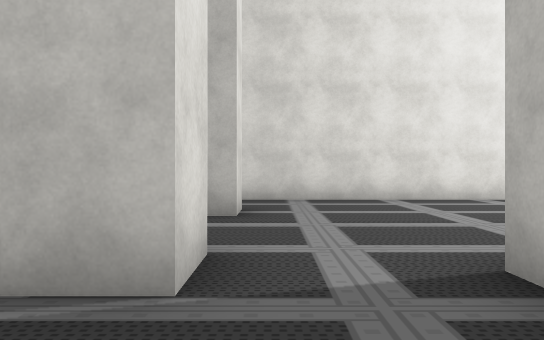
[1] (above)

21 first-person views from a walk through a 3-D level made in the Unity game engine. The camera is 1.3 m above the floor, looks level and sees 70° across. The floor is counted in squares, 2 m on a side. Each view is taken from the middle of a square. On the plan, view 1 faces up. The plan holds only what a view shows up to about 11 squares ahead; the rest is blank. The place goes on beyond the plan. The player character is not drawn. Some surface patterns are stand-ins.

[2]
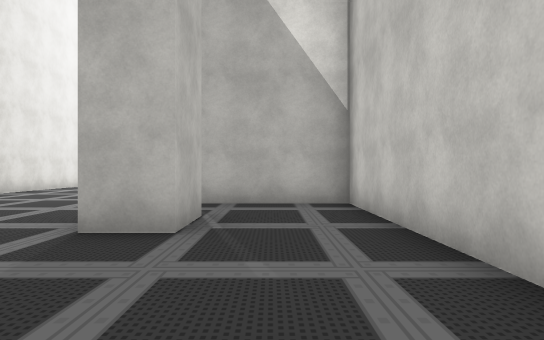

[3]
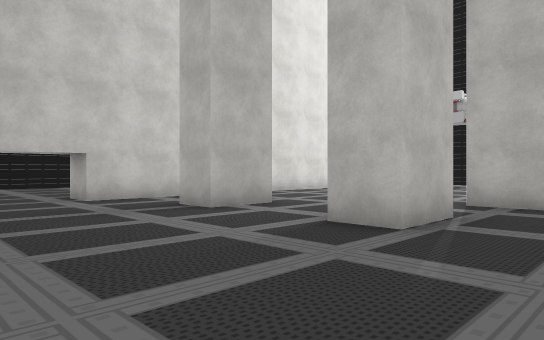

[4]
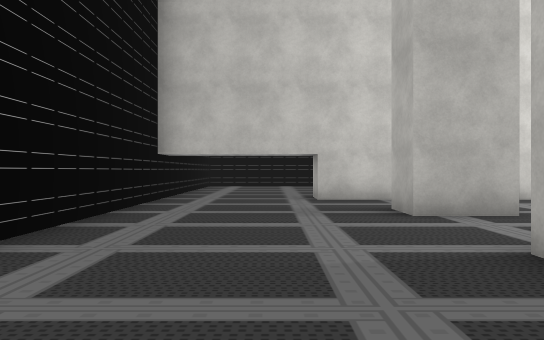

[5]
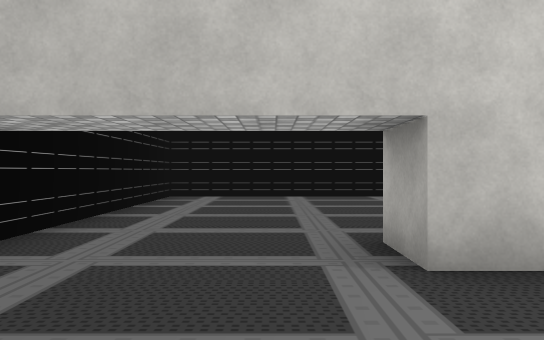

[6]
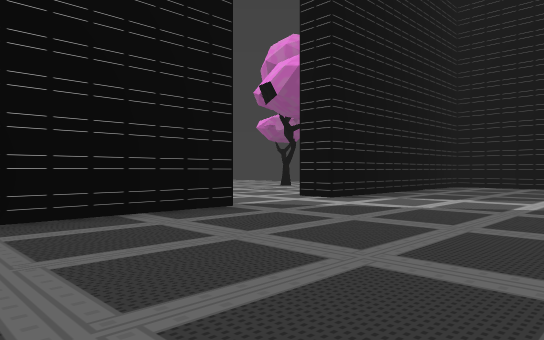

[7]
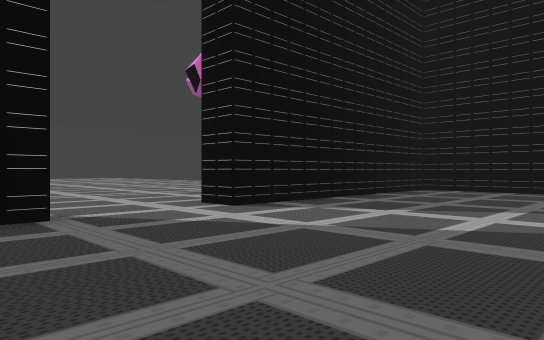

[8]
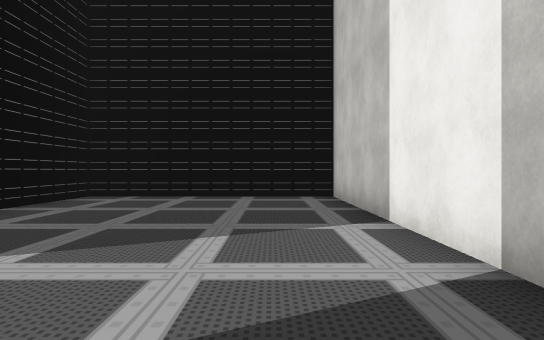

[9]
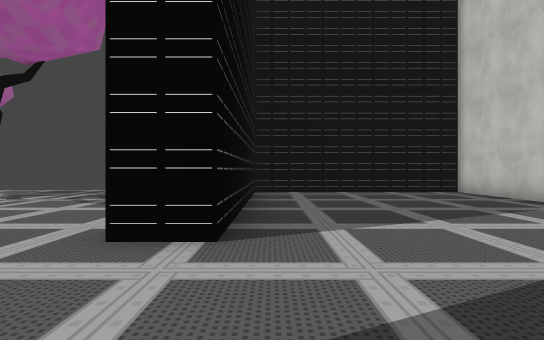

[10]
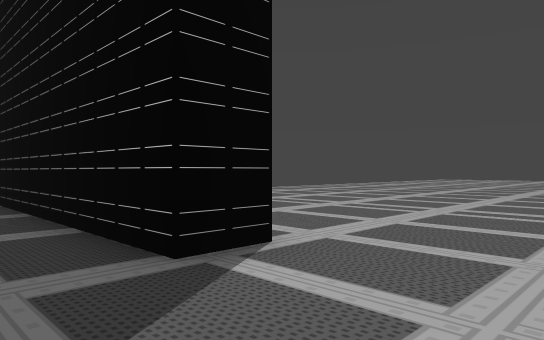

[11]
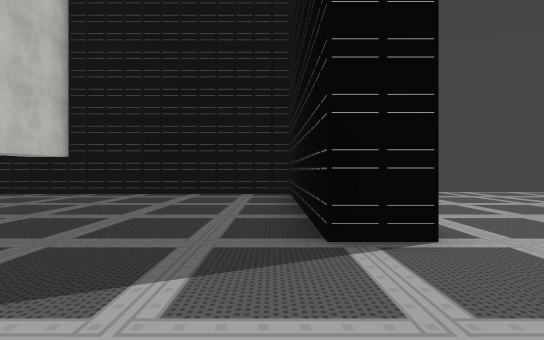

[12]
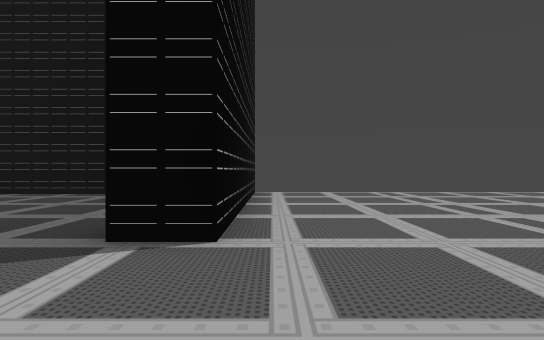

[13]
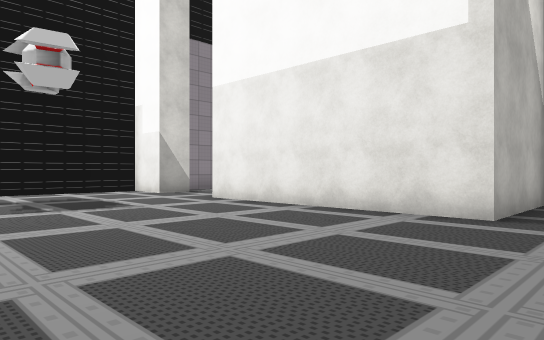

[14]
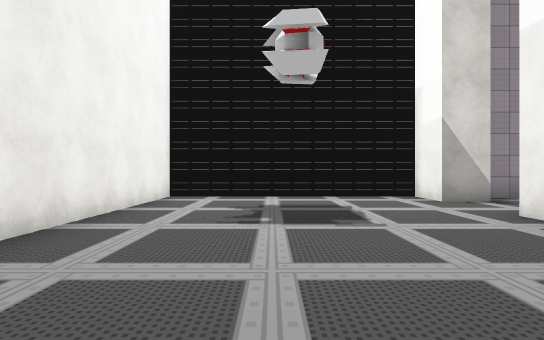

[15]
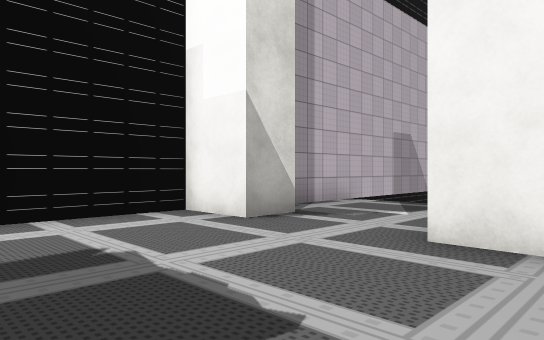

[16]
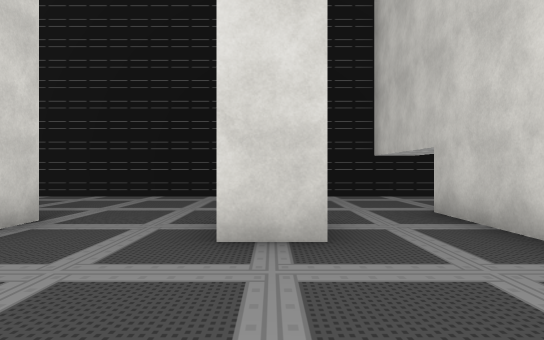

[17]
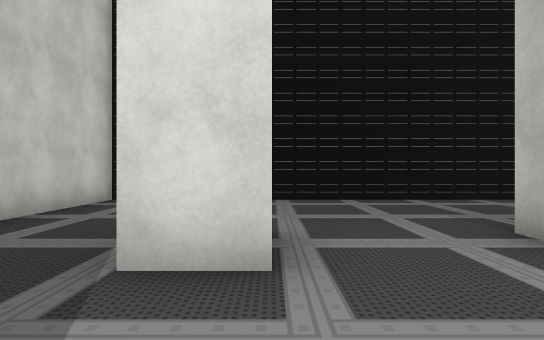

[18]
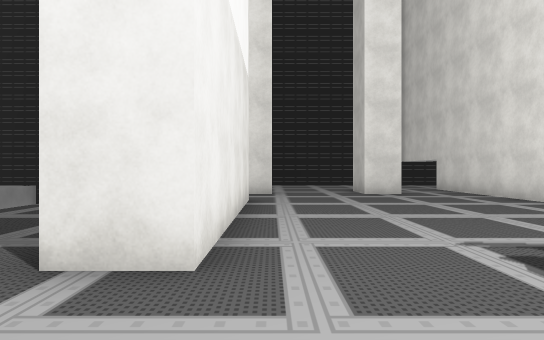

[19]
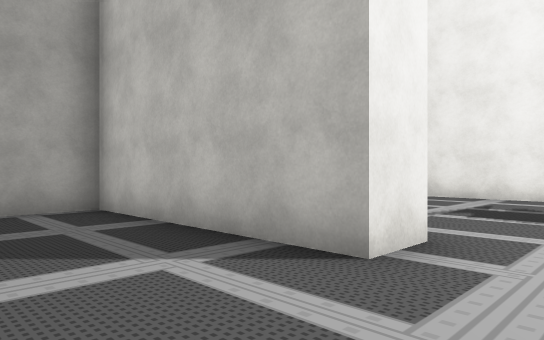

[20]
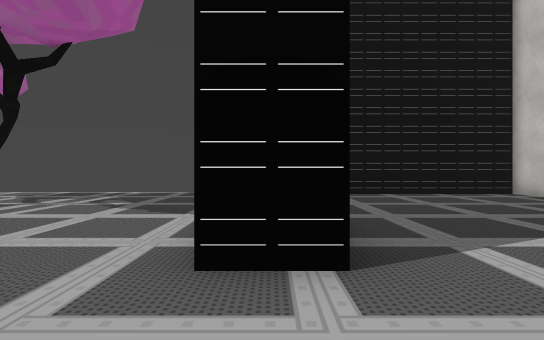

[21]
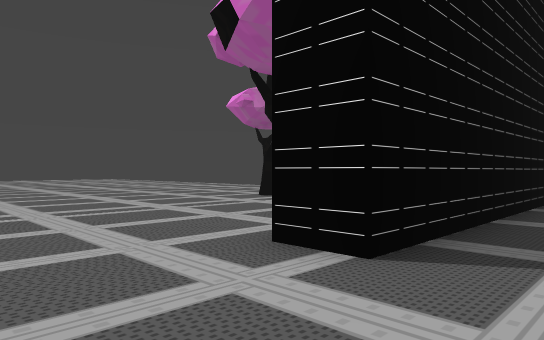

### Floor plan
Points are (right, up) in squares from view 1. A wall is a line through its corners. A room is listed if a view was taken in it or the views show most of it. See-through windows are left out.
Room 1 (view 1)
walls: (-0.5, 3) (-0.5, 2) (-2, 2); (-2.5, -0.5) (1.5, -0.5) (1.5, 2.5)
ways out: opening at (-1.5, 0.5) to room 2; opening at (0.5, 2) to room 2
Room 2 (views 2, 3, 4, 5, 6, 7, 8, 9, 10, 11, 12, 13, 14, 15, 16, 17, 18, 19, 20, 21)
walls: (4.1, 9.5) (11.5, 9.5) (11.5, 15.5) (3.5, 15.5) (3.5, 16.5); (-0.5, 6.6) (-0.5, 5.5) (-2, 5.5) (-2, 6.5); (1.5, 2.5) (7.5, 2.5) (7.5, 1.5) (2.5, 1.5) (2.5, 0.1); (-7, 16.5) (0.5, 16.5) (0.5, 15.5) (-6.5, 15.5) (-6.5, -0.5) (-2.5, -0.5); (-2, 2) (-2, 3) (-1.2, 3); (10, 1.5) (10, 2.5) (11.5, 2.5) (11.5, 8.5) (-3, 8.5) (-3, 9.5); (11, -2.5) (11, 1)
ways out: opening at (-1.5, 0.5) to room 1; opening at (0.5, 2) to room 1

Positions as (right, up) in squares from view 1, and headings:
1: (0, 0), facing up
2: (-6, 1), facing right
3: (-6, 0), facing up-right
4: (-4, 0), facing up
5: (-4, 6), facing up
6: (-4, 10), facing up-right
7: (-1, 10), facing up-right
8: (2, 11), facing right
9: (0, 15), facing right
10: (3, 14), facing up-left
11: (4, 15), facing left
12: (4, 17), facing left
13: (0, 8), facing down-right
14: (2, 6), facing right
15: (6, 6), facing down-right
16: (3, 6), facing left
17: (2, 3), facing left
18: (10, 3), facing left
19: (9, -1), facing up-left
20: (1, 16), facing right
21: (1, 14), facing up-right
